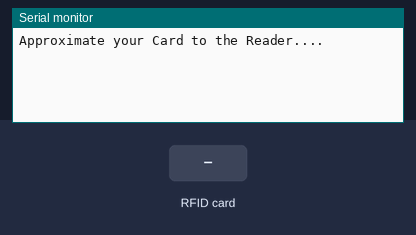
A sketch run on a simulated Arduino Uno, built with avr-gcc and run on an emulated ATmega328P. Shown: the last lines printed to the serial monitor. The inputs (shaded band) are chosen by the test bench.

Above: at 1.2 s.
1.3 s: RFID card 69 A1 8E 9D held to the reader
At 1.9 s:
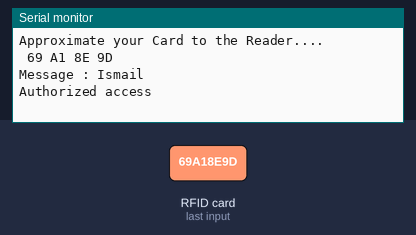
2.8 s: RFID card 5E 7A 19 C4 held to the reader
At 3.8 s:
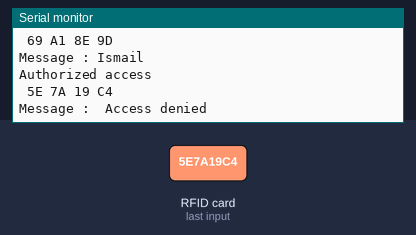

The sketch:

sketch_jun26b.ino
```cpp
#include <MFRC522.h>
#include <SPI.h>
#define SS_PIN 10
#define RST_PIN 9
MFRC522 rfid(SS_PIN, RST_PIN); // Instance of the class

void setup()
{
  Serial.begin(9600);
    SPI.begin();      // Initiate  SPI bus
  rfid.PCD_Init(); // Init MFRC522
  Serial.println("Approximate your Card to the Reader....");
}
void loop()
{
  rfid1();

}

void rfid1()
{
  if (rfid.PICC_IsNewCardPresent() && rfid.PICC_ReadCardSerial()) {
  String UID="";
  for (byte i=0;i<rfid.uid.size;i++)
  {
     Serial.print(rfid.uid.uidByte[i] < 0x10 ? " 0" : " ");// E8 07 C7 D2
     Serial.print(rfid.uid.uidByte[i], HEX);
     UID.concat(String(rfid.uid.uidByte[i] < 0x10 ? " 0" : " ")); // 0E c2 12
     UID.concat(String(rfid.uid.uidByte[i], HEX));
  }
  Serial.println();
  Serial.print("Message : ");
  UID.toUpperCase();
  // E8 07 C7 D2
  if (UID.substring(1) == "69 A1 8E 9D") //change here the UID of the card/cards that you want to give access
  {
    Serial.println("Ismail");
    Serial.println("Authorized access");
  }
  else
  {
    Serial.println(" Access denied");
  }

  rfid.PICC_HaltA();
  // Stop encryption on PCD
  rfid.PCD_StopCrypto1();

}
}
```

Measured:
- after the input at 1.3 s, the serial monitor: prints a new line at once (image 1)
- after the input at 2.8 s, the serial monitor: prints a new line at once (image 2)
